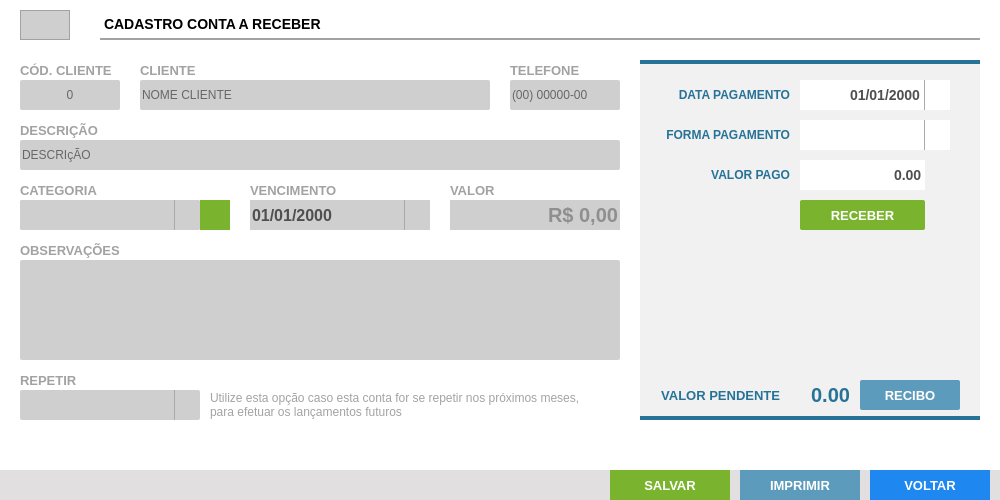
<?xml version="1.0" encoding="UTF-8"?>
<ui version="4.0">
 <class>ct_FormReceber</class>
 <widget class="QFrame" name="ct_FormReceber">
  <property name="geometry">
   <rect>
    <x>0</x>
    <y>0</y>
    <width>1000</width>
    <height>500</height>
   </rect>
  </property>
  <property name="windowTitle">
   <string>Frame</string>
  </property>
  <widget class="QFrame" name="fr_FormReceber">
   <property name="geometry">
    <rect>
     <x>0</x>
     <y>0</y>
     <width>1000</width>
     <height>500</height>
    </rect>
   </property>
   <property name="styleSheet">
    <string notr="true">background: #FFF;
border: none</string>
   </property>
   <property name="frameShape">
    <enum>QFrame::StyledPanel</enum>
   </property>
   <property name="frameShadow">
    <enum>QFrame::Raised</enum>
   </property>
   <widget class="QLabel" name="lb_FormProdutos">
    <property name="geometry">
     <rect>
      <x>100</x>
      <y>10</y>
      <width>880</width>
      <height>30</height>
     </rect>
    </property>
    <property name="styleSheet">
     <string notr="true">QLabel{
font-size: 14px;
font-family: &quot;Arial&quot;;
font-weight: bold;

border-bottom: 2px solid #A2A2A2
}</string>
    </property>
    <property name="text">
     <string>CADASTRO CONTA A RECEBER</string>
    </property>
   </widget>
   <widget class="QLineEdit" name="tx_Cod">
    <property name="enabled">
     <bool>false</bool>
    </property>
    <property name="geometry">
     <rect>
      <x>20</x>
      <y>10</y>
      <width>50</width>
      <height>30</height>
     </rect>
    </property>
    <property name="styleSheet">
     <string notr="true">QLineEdit{
background: #CFCFCF;
border: 1px solid #A2A2A2;
color: #000;
font-size: 14px;
font-family: &quot;Arial&quot;;
font-weight: bold;

}</string>
    </property>
    <property name="text">
     <string/>
    </property>
    <property name="alignment">
     <set>Qt::AlignCenter</set>
    </property>
   </widget>
   <widget class="QLabel" name="lb_FormCompra_5">
    <property name="geometry">
     <rect>
      <x>510</x>
      <y>60</y>
      <width>110</width>
      <height>20</height>
     </rect>
    </property>
    <property name="styleSheet">
     <string notr="true">QLabel{
font-size: 13px;
font-family: &quot;Arial&quot;;
font-weight: bold;
color: #A2A2A2;
}</string>
    </property>
    <property name="text">
     <string>TELEFONE</string>
    </property>
   </widget>
   <widget class="QLineEdit" name="tx_Id">
    <property name="geometry">
     <rect>
      <x>20</x>
      <y>80</y>
      <width>100</width>
      <height>30</height>
     </rect>
    </property>
    <property name="focusPolicy">
     <enum>Qt::WheelFocus</enum>
    </property>
    <property name="styleSheet">
     <string notr="true">QLineEdit{
background: #CFCFCF;
border-radius: 2px;
color: #000;
font: 13px &quot;Arial&quot; ;
text-transform: uppercase;
}
QLineEdit:Focus {
border: 1px solid red;
}</string>
    </property>
    <property name="alignment">
     <set>Qt::AlignCenter</set>
    </property>
    <property name="placeholderText">
     <string>0</string>
    </property>
   </widget>
   <widget class="QLabel" name="lb_FormCompra_2">
    <property name="geometry">
     <rect>
      <x>140</x>
      <y>60</y>
      <width>120</width>
      <height>20</height>
     </rect>
    </property>
    <property name="styleSheet">
     <string notr="true">QLabel{
font-size: 13px;
font-family: &quot;Arial&quot;;
font-weight: bold;
color: #A2A2A2;
}</string>
    </property>
    <property name="text">
     <string>CLIENTE</string>
    </property>
   </widget>
   <widget class="QLineEdit" name="tx_NomeFantasia">
    <property name="geometry">
     <rect>
      <x>140</x>
      <y>80</y>
      <width>350</width>
      <height>30</height>
     </rect>
    </property>
    <property name="focusPolicy">
     <enum>Qt::WheelFocus</enum>
    </property>
    <property name="styleSheet">
     <string notr="true">QLineEdit{
background: #CFCFCF;
border-radius: 2px;
color: #000;
font: 13px &quot;Arial&quot; ;
text-transform: uppercase;
}
QLineEdit:Focus {
border: 1px solid red;
}</string>
    </property>
    <property name="placeholderText">
     <string>NOME CLIENTE</string>
    </property>
   </widget>
   <widget class="QLabel" name="lb_FormCompra_3">
    <property name="geometry">
     <rect>
      <x>20</x>
      <y>60</y>
      <width>100</width>
      <height>20</height>
     </rect>
    </property>
    <property name="styleSheet">
     <string notr="true">QLabel{
font-size: 13px;
font-family: &quot;Arial&quot;;
font-weight: bold;
color: #A2A2A2;
}</string>
    </property>
    <property name="text">
     <string>CÓD. CLIENTE</string>
    </property>
   </widget>
   <widget class="QLineEdit" name="tx_Telefone">
    <property name="geometry">
     <rect>
      <x>510</x>
      <y>80</y>
      <width>110</width>
      <height>30</height>
     </rect>
    </property>
    <property name="focusPolicy">
     <enum>Qt::WheelFocus</enum>
    </property>
    <property name="styleSheet">
     <string notr="true">QLineEdit{
background: #CFCFCF;
border-radius: 2px;
color: #000;
font: 13px &quot;Arial&quot; ;
text-transform: uppercase;
}
QLineEdit:Focus {
border: 1px solid red;
}</string>
    </property>
    <property name="readOnly">
     <bool>true</bool>
    </property>
    <property name="placeholderText">
     <string>(00) 00000-00</string>
    </property>
   </widget>
   <widget class="QLineEdit" name="tx_descricao">
    <property name="geometry">
     <rect>
      <x>20</x>
      <y>140</y>
      <width>600</width>
      <height>30</height>
     </rect>
    </property>
    <property name="mouseTracking">
     <bool>true</bool>
    </property>
    <property name="focusPolicy">
     <enum>Qt::WheelFocus</enum>
    </property>
    <property name="styleSheet">
     <string notr="true">QLineEdit{
background: #CFCFCF;
border-radius: 2px;
color: #000;
font: 13px &quot;Arial&quot; ;
text-transform: uppercase;
}
QLineEdit:Focus {
border: 1px solid red;
}</string>
    </property>
    <property name="text">
     <string/>
    </property>
    <property name="frame">
     <bool>false</bool>
    </property>
    <property name="cursorPosition">
     <number>0</number>
    </property>
    <property name="alignment">
     <set>Qt::AlignLeading|Qt::AlignLeft|Qt::AlignVCenter</set>
    </property>
    <property name="readOnly">
     <bool>false</bool>
    </property>
    <property name="placeholderText">
     <string>DESCRIçÃO </string>
    </property>
   </widget>
   <widget class="QLabel" name="lb_FormCompra_4">
    <property name="geometry">
     <rect>
      <x>20</x>
      <y>120</y>
      <width>120</width>
      <height>20</height>
     </rect>
    </property>
    <property name="styleSheet">
     <string notr="true">QLabel{
font-size: 13px;
font-family: &quot;Arial&quot;;
font-weight: bold;
color: #A2A2A2;
}</string>
    </property>
    <property name="text">
     <string>DESCRIÇÃO</string>
    </property>
   </widget>
   <widget class="QLabel" name="lb_FormCompra_6">
    <property name="geometry">
     <rect>
      <x>20</x>
      <y>180</y>
      <width>120</width>
      <height>20</height>
     </rect>
    </property>
    <property name="styleSheet">
     <string notr="true">QLabel{
font-size: 13px;
font-family: &quot;Arial&quot;;
font-weight: bold;
color: #A2A2A2;
}</string>
    </property>
    <property name="text">
     <string>CATEGORIA</string>
    </property>
   </widget>
   <widget class="QComboBox" name="cb_categoria">
    <property name="geometry">
     <rect>
      <x>20</x>
      <y>200</y>
      <width>180</width>
      <height>30</height>
     </rect>
    </property>
    <property name="styleSheet">
     <string notr="true">QComboBox{
background: #CFCFCF;
border-radius: 2px;
color: #000;
font: 13px &quot;Arial&quot; ;
text-transform: uppercase;
}
QComboBox:Focus {
border: 1px solid red;
}
 QComboBox::drop-down {
     subcontrol-origin: padding;
     subcontrol-position: top right;
     width: 25px;
     border-left-width: 1px;
     border-left-color: darkgray;
     border-left-style: solid; /* just a single line */
     border-top-right-radius: 3px; /* same radius as the QComboBox */
     border-bottom-right-radius: 3px;
 }
QComboBox::down-arrow {
     image: url(&quot;+self.resourcepath('Images/down.png')+&quot;);
 }
</string>
    </property>
   </widget>
   <widget class="QPushButton" name="bt_AddCategoriaProduto">
    <property name="geometry">
     <rect>
      <x>200</x>
      <y>200</y>
      <width>30</width>
      <height>30</height>
     </rect>
    </property>
    <property name="font">
     <font>
      <family>Arial</family>
      <pointsize>16</pointsize>
      <weight>75</weight>
      <bold>true</bold>
     </font>
    </property>
    <property name="styleSheet">
     <string notr="true">QPushButton{
background: #7AB32E;
color: #FFF
}
QPushButton:hover{
background-color: #40a286
}</string>
    </property>
    <property name="text">
     <string/>
    </property>
   </widget>
   <widget class="QPushButton" name="bt_CancelAddCatergoria">
    <property name="geometry">
     <rect>
      <x>200</x>
      <y>200</y>
      <width>30</width>
      <height>30</height>
     </rect>
    </property>
    <property name="font">
     <font>
      <family>Arial</family>
      <pointsize>16</pointsize>
      <weight>75</weight>
      <bold>true</bold>
     </font>
    </property>
    <property name="toolTip">
     <string>&lt;html&gt;&lt;head/&gt;&lt;body&gt;&lt;p&gt;Cancelar&lt;/p&gt;&lt;/body&gt;&lt;/html&gt;</string>
    </property>
    <property name="styleSheet">
     <string notr="true">QPushButton{
background: #7AB32E;
color: #FFF
}
QPushButton:hover{
background-color: #40a286
}</string>
    </property>
    <property name="text">
     <string/>
    </property>
   </widget>
   <widget class="QDateEdit" name="dt_Vencimento">
    <property name="geometry">
     <rect>
      <x>250</x>
      <y>200</y>
      <width>180</width>
      <height>30</height>
     </rect>
    </property>
    <property name="styleSheet">
     <string notr="true">QDateEdit {
background: #CFCFCF;
border: none;
font-family: &quot;Arial&quot;;
font-size: 16px;
font-weight: bold;
color: rgb(80,79,79)
}
 QDateEdit::drop-down {
     subcontrol-origin: padding;
     subcontrol-position: top right;
     width: 25px;
     border-left-width: 1px;
     border-left-color: darkgray;
     border-left-style: solid; /* just a single line */
     border-top-right-radius: 3px; /* same radius as the QComboBox */
     border-bottom-right-radius: 3px;
 }
QDateEdit::down-arrow {
     image: url(&quot;+self.resourcepath('Images/down.png')+&quot;);
 }

QCalendarWidget QAbstractItemView:enabled 
  {
border: none;
  	font-size:13px;  
  	color: #000;  
  	background-color: #F1F1F1;  
  	selection-background-color: rgb(64, 64, 64); 
  	selection-color: rgb(0, 255, 0); 
  }
QCalendarWidget QToolButton {
	border: none;
  	color: #000
  }

 QCalendarWidget QMenu {
  	width: 150px;
  	left: 20px;
  	color: white;
  	font-size: 18px;
  	background-color: rgb(100, 100, 100);
  }
QCalendarWidget QWidget#qt_calendar_navigationbar
{ 
border: none;
}</string>
    </property>
    <property name="displayFormat">
     <string>dd/MM/yyyy</string>
    </property>
    <property name="calendarPopup">
     <bool>true</bool>
    </property>
   </widget>
   <widget class="QLabel" name="lb_FormCompra_7">
    <property name="geometry">
     <rect>
      <x>250</x>
      <y>180</y>
      <width>150</width>
      <height>20</height>
     </rect>
    </property>
    <property name="styleSheet">
     <string notr="true">QLabel{
font-size: 13px;
font-family: &quot;Arial&quot;;
font-weight: bold;
color: #A2A2A2;
}</string>
    </property>
    <property name="text">
     <string>VENCIMENTO</string>
    </property>
   </widget>
   <widget class="QTextEdit" name="tx_Obs">
    <property name="geometry">
     <rect>
      <x>20</x>
      <y>260</y>
      <width>600</width>
      <height>100</height>
     </rect>
    </property>
    <property name="styleSheet">
     <string notr="true">QTextEdit{
background: #CFCFCF;
border-radius: 2px;
color: #000;
font: 13px &quot;Arial&quot; ;
text-transform: uppercase;
}
QTextEdit:Focus {
border: 1px solid red;
}</string>
    </property>
   </widget>
   <widget class="QLabel" name="lb_FormCompra_8">
    <property name="geometry">
     <rect>
      <x>20</x>
      <y>240</y>
      <width>120</width>
      <height>20</height>
     </rect>
    </property>
    <property name="styleSheet">
     <string notr="true">QLabel{
font-size: 13px;
font-family: &quot;Arial&quot;;
font-weight: bold;
color: #A2A2A2;
}</string>
    </property>
    <property name="text">
     <string>OBSERVAÇÕES</string>
    </property>
   </widget>
   <widget class="QFrame" name="fr_financeiroCompra">
    <property name="geometry">
     <rect>
      <x>640</x>
      <y>60</y>
      <width>340</width>
      <height>360</height>
     </rect>
    </property>
    <property name="styleSheet">
     <string notr="true">background: #F1F1F1;
border-top: 4px solid #277298;
border-bottom: 4px solid #277298;</string>
    </property>
    <property name="frameShape">
     <enum>QFrame::StyledPanel</enum>
    </property>
    <property name="frameShadow">
     <enum>QFrame::Raised</enum>
    </property>
    <widget class="QLabel" name="lb_FormVenda_14">
     <property name="geometry">
      <rect>
       <x>20</x>
       <y>20</y>
       <width>130</width>
       <height>30</height>
      </rect>
     </property>
     <property name="styleSheet">
      <string notr="true">QLabel{
font-size: 12px;
font-family: &quot;Arial&quot;;
font-weight: bold;
color: #277298;
border: none
}</string>
     </property>
     <property name="text">
      <string>DATA PAGAMENTO</string>
     </property>
     <property name="alignment">
      <set>Qt::AlignRight|Qt::AlignTrailing|Qt::AlignVCenter</set>
     </property>
    </widget>
    <widget class="QDateEdit" name="dt_dataPagamento">
     <property name="geometry">
      <rect>
       <x>160</x>
       <y>20</y>
       <width>150</width>
       <height>30</height>
      </rect>
     </property>
     <property name="styleSheet">
      <string notr="true">QDateEdit {
background: #FFF;
border: none;
font-family: &quot;Arial&quot;;
font-size: 14px;
font-weight: bold;
color: rgb(80,79,79)
}
 QDateEdit::drop-down {
     subcontrol-origin: padding;
     subcontrol-position: top right;
     width: 25px;
     border-left-width: 1px;
     border-left-color: darkgray;
     border-left-style: solid; /* just a single line */
     border-top-right-radius: 3px; /* same radius as the QComboBox */
     border-bottom-right-radius: 3px;
 }
QDateEdit::down-arrow {
     image: url(&quot;+self.resourcepath('Images/down.png')+&quot;);
 }

QCalendarWidget QAbstractItemView:enabled 
  {
border: none;
  	font-size:13px;  
  	color: #000;  
  	background-color: #F1F1F1;  
  	selection-background-color: rgb(64, 64, 64); 
  	selection-color: rgb(0, 255, 0); 
  }
QCalendarWidget QToolButton {
	border: none;
  	color: #000
  }

 QCalendarWidget QMenu {
  	width: 150px;
  	left: 20px;
  	color: white;
  	font-size: 18px;
  	background-color: rgb(100, 100, 100);
  }
QCalendarWidget QWidget#qt_calendar_navigationbar
{ 
border: none;
}</string>
     </property>
     <property name="alignment">
      <set>Qt::AlignRight|Qt::AlignTrailing|Qt::AlignVCenter</set>
     </property>
     <property name="displayFormat">
      <string>dd/MM/yyyy</string>
     </property>
     <property name="calendarPopup">
      <bool>true</bool>
     </property>
    </widget>
    <widget class="QLabel" name="lb_FormVenda_22">
     <property name="geometry">
      <rect>
       <x>20</x>
       <y>320</y>
       <width>120</width>
       <height>30</height>
      </rect>
     </property>
     <property name="styleSheet">
      <string notr="true">QLabel{
font-size: 13px;
font-family: &quot;Arial&quot;;
font-weight: bold;
color: #277298;
border: none
}</string>
     </property>
     <property name="text">
      <string>VALOR PENDENTE</string>
     </property>
     <property name="alignment">
      <set>Qt::AlignRight|Qt::AlignTrailing|Qt::AlignVCenter</set>
     </property>
    </widget>
    <widget class="QLabel" name="lb_ValorPendente">
     <property name="geometry">
      <rect>
       <x>140</x>
       <y>320</y>
       <width>70</width>
       <height>30</height>
      </rect>
     </property>
     <property name="styleSheet">
      <string notr="true">QLabel{
font-size: 20px;
font-family: &quot;Arial&quot;;
font-weight: bold;
color: #277298;
border: none
}</string>
     </property>
     <property name="text">
      <string>0.00</string>
     </property>
     <property name="alignment">
      <set>Qt::AlignRight|Qt::AlignTrailing|Qt::AlignVCenter</set>
     </property>
    </widget>
    <widget class="QLineEdit" name="tx_valorPago">
     <property name="geometry">
      <rect>
       <x>160</x>
       <y>100</y>
       <width>125</width>
       <height>30</height>
      </rect>
     </property>
     <property name="focusPolicy">
      <enum>Qt::WheelFocus</enum>
     </property>
     <property name="styleSheet">
      <string notr="true">QLineEdit{
background: #FFF;
border: none;
font-family: &quot;Arial&quot;;
font-size: 14px;
font-weight: bold;
color: rgb(80,79,79)
}
QLineEdit:Focus {
border: 1px solid red;
}</string>
     </property>
     <property name="text">
      <string>0.00</string>
     </property>
     <property name="alignment">
      <set>Qt::AlignRight|Qt::AlignTrailing|Qt::AlignVCenter</set>
     </property>
     <property name="placeholderText">
      <string>R$ 0.00</string>
     </property>
    </widget>
    <widget class="QLabel" name="lb_FormVenda_27">
     <property name="geometry">
      <rect>
       <x>20</x>
       <y>60</y>
       <width>130</width>
       <height>30</height>
      </rect>
     </property>
     <property name="styleSheet">
      <string notr="true">QLabel{
font-size: 12px;
font-family: &quot;Arial&quot;;
font-weight: bold;
color: #277298;
border: none
}</string>
     </property>
     <property name="text">
      <string>FORMA PAGAMENTO</string>
     </property>
     <property name="alignment">
      <set>Qt::AlignRight|Qt::AlignTrailing|Qt::AlignVCenter</set>
     </property>
    </widget>
    <widget class="QComboBox" name="cb_formaPagamento">
     <property name="geometry">
      <rect>
       <x>160</x>
       <y>60</y>
       <width>150</width>
       <height>30</height>
      </rect>
     </property>
     <property name="styleSheet">
      <string notr="true">QComboBox{
background: #FFF;
border: none;
font-family: &quot;Arial&quot;;
font-size: 14px;
font-weight: bold;
color: rgb(80,79,79)

}
QCombobox:on {
color: #000;
font: 10px &quot;Arial&quot; ;
text-transform: uppercase;
font-weight: bold;
}
QComboBox:Focus {
border: 1px solid red;
}
 QComboBox::drop-down {
     subcontrol-origin: padding;
     subcontrol-position: top right;
     width: 25px;

     border-left-width: 1px;
     border-left-color: darkgray;
     border-left-style: solid; /* just a single line */
     border-top-right-radius: 3px; /* same radius as the QComboBox */
     border-bottom-right-radius: 3px;

 }
QComboBox::down-arrow {
     image: url(&quot;+self.resourcepath('Images/down.png')+&quot;);
 }
QComboBox QAbstractItemView {
    border: 1px solid darkgray;
    selection-background-color: #40a286;
color: #000;
font: 10px &quot;Arial&quot; ;
text-transform: uppercase;
font-weight: bold;
}
</string>
     </property>
    </widget>
    <widget class="QLabel" name="lb_FormVenda_28">
     <property name="geometry">
      <rect>
       <x>20</x>
       <y>100</y>
       <width>130</width>
       <height>30</height>
      </rect>
     </property>
     <property name="styleSheet">
      <string notr="true">QLabel{
font-size: 12px;
font-family: &quot;Arial&quot;;
font-weight: bold;
color: #277298;
border: none
}</string>
     </property>
     <property name="text">
      <string>VALOR PAGO</string>
     </property>
     <property name="alignment">
      <set>Qt::AlignRight|Qt::AlignTrailing|Qt::AlignVCenter</set>
     </property>
    </widget>
    <widget class="QPushButton" name="bt_receber">
     <property name="enabled">
      <bool>true</bool>
     </property>
     <property name="geometry">
      <rect>
       <x>160</x>
       <y>140</y>
       <width>125</width>
       <height>30</height>
      </rect>
     </property>
     <property name="font">
      <font>
       <family>Tahoma</family>
       <pointsize>10</pointsize>
       <weight>75</weight>
       <bold>true</bold>
      </font>
     </property>
     <property name="cursor">
      <cursorShape>PointingHandCursor</cursorShape>
     </property>
     <property name="focusPolicy">
      <enum>Qt::NoFocus</enum>
     </property>
     <property name="contextMenuPolicy">
      <enum>Qt::ActionsContextMenu</enum>
     </property>
     <property name="styleSheet">
      <string notr="true">QPushButton {
background-color: #7AB32E;
color: #FFF;
border: none;
border-radius: 2px
 }
QPushButton:hover{
background-color: #40a286
}</string>
     </property>
     <property name="text">
      <string>RECEBER</string>
     </property>
     <property name="iconSize">
      <size>
       <width>75</width>
       <height>35</height>
      </size>
     </property>
    </widget>
    <widget class="QPushButton" name="bt_PrintRecibo">
     <property name="enabled">
      <bool>false</bool>
     </property>
     <property name="geometry">
      <rect>
       <x>220</x>
       <y>320</y>
       <width>100</width>
       <height>30</height>
      </rect>
     </property>
     <property name="font">
      <font>
       <family>Tahoma</family>
       <pointsize>10</pointsize>
       <weight>75</weight>
       <bold>true</bold>
      </font>
     </property>
     <property name="cursor">
      <cursorShape>PointingHandCursor</cursorShape>
     </property>
     <property name="focusPolicy">
      <enum>Qt::NoFocus</enum>
     </property>
     <property name="contextMenuPolicy">
      <enum>Qt::ActionsContextMenu</enum>
     </property>
     <property name="styleSheet">
      <string notr="true">QPushButton {
background-color: #5C9BBC;
color: #FFF;
border: none;
border-radius: 2px
 }
QPushButton:hover{
background-color: #40a286
}</string>
     </property>
     <property name="text">
      <string>RECIBO</string>
     </property>
     <property name="iconSize">
      <size>
       <width>75</width>
       <height>35</height>
      </size>
     </property>
    </widget>
   </widget>
   <widget class="QLabel" name="lb_FormCompra_9">
    <property name="geometry">
     <rect>
      <x>450</x>
      <y>180</y>
      <width>100</width>
      <height>20</height>
     </rect>
    </property>
    <property name="styleSheet">
     <string notr="true">QLabel{
font-size: 13px;
font-family: &quot;Arial&quot;;
font-weight: bold;
color: #A2A2A2;
}</string>
    </property>
    <property name="text">
     <string>VALOR</string>
    </property>
   </widget>
   <widget class="QLineEdit" name="tx_valor">
    <property name="geometry">
     <rect>
      <x>450</x>
      <y>200</y>
      <width>170</width>
      <height>30</height>
     </rect>
    </property>
    <property name="focusPolicy">
     <enum>Qt::WheelFocus</enum>
    </property>
    <property name="styleSheet">
     <string notr="true">QLineEdit{
background: #CFCFCF;
border: none;
font-family: &quot;Arial&quot;;
font-size: 20px;
font-weight: bold;
color: rgb(80,79,79)
}
QLineEdit:Focus {
border: 1px solid red;
}</string>
    </property>
    <property name="alignment">
     <set>Qt::AlignRight|Qt::AlignTrailing|Qt::AlignVCenter</set>
    </property>
    <property name="placeholderText">
     <string>R$ 0,00</string>
    </property>
   </widget>
   <widget class="QComboBox" name="cb_repetir">
    <property name="geometry">
     <rect>
      <x>20</x>
      <y>390</y>
      <width>180</width>
      <height>30</height>
     </rect>
    </property>
    <property name="styleSheet">
     <string notr="true">QComboBox{
background: #CFCFCF;
border-radius: 2px;
color: #000;
font: 13px &quot;Arial&quot; ;
text-transform: uppercase;
}
QComboBox:Focus {
border: 1px solid red;
}
 QComboBox::drop-down {
     subcontrol-origin: padding;
     subcontrol-position: top right;
     width: 25px;
     border-left-width: 1px;
     border-left-color: darkgray;
     border-left-style: solid; /* just a single line */
     border-top-right-radius: 3px; /* same radius as the QComboBox */
     border-bottom-right-radius: 3px;
 }
QComboBox::down-arrow {
     image: url(&quot;+self.resourcepath('Images/down.png')+&quot;);
 }
</string>
    </property>
   </widget>
   <widget class="QLabel" name="lb_Repetir">
    <property name="geometry">
     <rect>
      <x>20</x>
      <y>370</y>
      <width>110</width>
      <height>20</height>
     </rect>
    </property>
    <property name="styleSheet">
     <string notr="true">QLabel{
font-size: 13px;
font-family: &quot;Arial&quot;;
font-weight: bold;
color: #A2A2A2;
}</string>
    </property>
    <property name="text">
     <string>REPETIR</string>
    </property>
   </widget>
   <widget class="QFrame" name="fr_BotoesFormCompra">
    <property name="geometry">
     <rect>
      <x>0</x>
      <y>470</y>
      <width>1000</width>
      <height>30</height>
     </rect>
    </property>
    <property name="styleSheet">
     <string notr="true">background:#E1DFE0;
border: none;</string>
    </property>
    <widget class="QPushButton" name="bt_Voltar">
     <property name="geometry">
      <rect>
       <x>870</x>
       <y>0</y>
       <width>120</width>
       <height>30</height>
      </rect>
     </property>
     <property name="font">
      <font>
       <family>Tahoma</family>
       <pointsize>10</pointsize>
       <weight>75</weight>
       <bold>true</bold>
      </font>
     </property>
     <property name="cursor">
      <cursorShape>PointingHandCursor</cursorShape>
     </property>
     <property name="focusPolicy">
      <enum>Qt::NoFocus</enum>
     </property>
     <property name="contextMenuPolicy">
      <enum>Qt::ActionsContextMenu</enum>
     </property>
     <property name="styleSheet">
      <string notr="true">QPushButton {
background-color: #1E87F0;
color: #FFF
}
QPushButton:hover{
background-color: #40a286
}</string>
     </property>
     <property name="text">
      <string>VOLTAR</string>
     </property>
     <property name="iconSize">
      <size>
       <width>75</width>
       <height>35</height>
      </size>
     </property>
    </widget>
    <widget class="QPushButton" name="bt_Salvar">
     <property name="geometry">
      <rect>
       <x>610</x>
       <y>0</y>
       <width>120</width>
       <height>30</height>
      </rect>
     </property>
     <property name="font">
      <font>
       <family>Tahoma</family>
       <pointsize>10</pointsize>
       <weight>75</weight>
       <bold>true</bold>
      </font>
     </property>
     <property name="cursor">
      <cursorShape>PointingHandCursor</cursorShape>
     </property>
     <property name="focusPolicy">
      <enum>Qt::NoFocus</enum>
     </property>
     <property name="contextMenuPolicy">
      <enum>Qt::ActionsContextMenu</enum>
     </property>
     <property name="styleSheet">
      <string notr="true">QPushButton {
background-color: #7AB32E;
color: #FFF
 }
QPushButton:hover{
background-color: #40a286
}</string>
     </property>
     <property name="text">
      <string>SALVAR</string>
     </property>
     <property name="iconSize">
      <size>
       <width>75</width>
       <height>35</height>
      </size>
     </property>
    </widget>
    <widget class="QPushButton" name="bt_Imprimir">
     <property name="enabled">
      <bool>false</bool>
     </property>
     <property name="geometry">
      <rect>
       <x>740</x>
       <y>0</y>
       <width>120</width>
       <height>30</height>
      </rect>
     </property>
     <property name="font">
      <font>
       <family>Tahoma</family>
       <pointsize>10</pointsize>
       <weight>75</weight>
       <bold>true</bold>
      </font>
     </property>
     <property name="cursor">
      <cursorShape>PointingHandCursor</cursorShape>
     </property>
     <property name="focusPolicy">
      <enum>Qt::NoFocus</enum>
     </property>
     <property name="contextMenuPolicy">
      <enum>Qt::ActionsContextMenu</enum>
     </property>
     <property name="styleSheet">
      <string notr="true">QPushButton {
background-color: #5C9BBC;
color: #FFF
 }
QPushButton:hover{
background-color: #40a286
}</string>
     </property>
     <property name="text">
      <string>IMPRIMIR</string>
     </property>
     <property name="iconSize">
      <size>
       <width>75</width>
       <height>35</height>
      </size>
     </property>
    </widget>
   </widget>
   <widget class="QLabel" name="lb_obsRepetir">
    <property name="geometry">
     <rect>
      <x>210</x>
      <y>390</y>
      <width>410</width>
      <height>30</height>
     </rect>
    </property>
    <property name="styleSheet">
     <string notr="true">   QLabel 
{
font-family: &quot;Arial&quot;;
color: #a3a3a3;
 font-size: 12px;
text-align: center
   

}</string>
    </property>
    <property name="text">
     <string>Utilize esta opção caso esta conta for se repetir nos próximos meses,  
para efetuar os lançamentos futuros</string>
    </property>
    <property name="margin">
     <number>0</number>
    </property>
   </widget>
   <widget class="QLineEdit" name="tx_addCategoria">
    <property name="geometry">
     <rect>
      <x>20</x>
      <y>200</y>
      <width>180</width>
      <height>30</height>
     </rect>
    </property>
    <property name="styleSheet">
     <string notr="true">QLineEdit{
background: #CFCFCF;
border-radius: 2px;
color: #000;
font: 13px &quot;Arial&quot; ;
text-transform: uppercase;
}
QLineEdit:Focus {
border: 1px solid red;
}</string>
    </property>
   </widget>
   <zorder>tx_addCategoria</zorder>
   <zorder>bt_CancelAddCatergoria</zorder>
   <zorder>lb_FormProdutos</zorder>
   <zorder>tx_Cod</zorder>
   <zorder>lb_FormCompra_5</zorder>
   <zorder>tx_Id</zorder>
   <zorder>lb_FormCompra_2</zorder>
   <zorder>tx_NomeFantasia</zorder>
   <zorder>lb_FormCompra_3</zorder>
   <zorder>tx_Telefone</zorder>
   <zorder>tx_descricao</zorder>
   <zorder>lb_FormCompra_4</zorder>
   <zorder>lb_FormCompra_6</zorder>
   <zorder>cb_categoria</zorder>
   <zorder>bt_AddCategoriaProduto</zorder>
   <zorder>dt_Vencimento</zorder>
   <zorder>lb_FormCompra_7</zorder>
   <zorder>tx_Obs</zorder>
   <zorder>lb_FormCompra_8</zorder>
   <zorder>fr_financeiroCompra</zorder>
   <zorder>lb_FormCompra_9</zorder>
   <zorder>tx_valor</zorder>
   <zorder>cb_repetir</zorder>
   <zorder>lb_Repetir</zorder>
   <zorder>fr_BotoesFormCompra</zorder>
   <zorder>lb_obsRepetir</zorder>
  </widget>
 </widget>
 <tabstops>
  <tabstop>tx_Cod</tabstop>
  <tabstop>tx_Id</tabstop>
  <tabstop>tx_NomeFantasia</tabstop>
  <tabstop>tx_Telefone</tabstop>
  <tabstop>tx_descricao</tabstop>
  <tabstop>cb_categoria</tabstop>
  <tabstop>bt_AddCategoriaProduto</tabstop>
  <tabstop>bt_CancelAddCatergoria</tabstop>
  <tabstop>dt_Vencimento</tabstop>
  <tabstop>tx_valor</tabstop>
  <tabstop>tx_Obs</tabstop>
  <tabstop>cb_repetir</tabstop>
  <tabstop>tx_addCategoria</tabstop>
  <tabstop>dt_dataPagamento</tabstop>
  <tabstop>tx_valorPago</tabstop>
  <tabstop>cb_formaPagamento</tabstop>
 </tabstops>
 <resources/>
 <connections/>
</ui>
